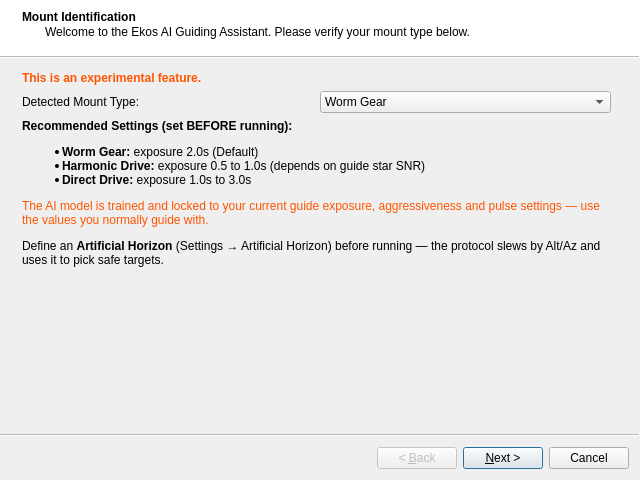
<?xml version="1.0" encoding="UTF-8"?>
<ui version="4.0">
 <class>AIGuideWizard</class>
 <widget class="QWizard" name="AIGuideWizard">
  <property name="geometry">
   <rect>
    <x>0</x>
    <y>0</y>
    <width>640</width>
    <height>480</height>
   </rect>
  </property>
  <property name="windowTitle">
   <string>Ekos Guide AI Assistant (Experimental)</string>
  </property>
  <property name="wizardStyle">
   <enum>QWizard::ModernStyle</enum>
  </property>
  <widget class="QWizardPage" name="wizardPage1">
   <property name="title">
    <string>Mount Identification</string>
   </property>
   <property name="subTitle">
    <string>Welcome to the Ekos AI Guiding Assistant. Please verify your mount type below.</string>
   </property>
   <layout class="QVBoxLayout" name="verticalLayout_1">
    <item>
     <widget class="QLabel" name="experimentalWarningLabel">
      <property name="text">
       <string>&lt;html&gt;&lt;head/&gt;&lt;body&gt;&lt;p&gt;&lt;span style=&quot; color:#ff5500; font-weight:600;&quot;&gt;This is an experimental feature. &lt;/span&gt;&lt;/p&gt;&lt;/body&gt;&lt;/html&gt;</string>
      </property>
      <property name="wordWrap">
       <bool>true</bool>
      </property>
     </widget>
    </item>
    <item>
     <layout class="QHBoxLayout" name="horizontalLayout_1">
      <item>
       <widget class="QLabel" name="label">
        <property name="text">
         <string>Detected Mount Type:</string>
        </property>
       </widget>
      </item>
      <item>
       <widget class="QComboBox" name="mountTypeCombo">
        <item>
         <property name="text">
          <string>Worm Gear</string>
         </property>
        </item>
        <item>
         <property name="text">
          <string>Harmonic Drive</string>
         </property>
        </item>
        <item>
         <property name="text">
          <string>Direct Drive</string>
         </property>
        </item>
       </widget>
      </item>
      <item>
       <spacer name="horizontalSpacer_1">
        <property name="orientation">
         <enum>Qt::Horizontal</enum>
        </property>
       </spacer>
      </item>
     </layout>
    </item>
    <item>
     <widget class="QLabel" name="exposureLabel">
      <property name="text">
       <string>&lt;html&gt;&lt;head/&gt;&lt;body&gt;&lt;p&gt;&lt;span style=&quot; font-weight:600;&quot;&gt;Recommended Settings (set BEFORE running):&lt;/span&gt;&lt;/p&gt;&lt;ul&gt;&lt;li&gt;&lt;span style=&quot; font-weight:600;&quot;&gt;Worm Gear:&lt;/span&gt; exposure 2.0s (Default)&lt;/li&gt;&lt;li&gt;&lt;span style=&quot; font-weight:600;&quot;&gt;Harmonic Drive:&lt;/span&gt; exposure 0.5 to 1.0s (depends on guide star SNR)&lt;/li&gt;&lt;li&gt;&lt;span style=&quot; font-weight:600;&quot;&gt;Direct Drive:&lt;/span&gt; exposure 1.0s to 3.0s&lt;/li&gt;&lt;/ul&gt;&lt;p&gt;&lt;span style=&quot; color:#ff5500;&quot;&gt;The AI model is trained and locked to your current guide exposure, aggressiveness and pulse settings — use the values you normally guide with.&lt;/span&gt;&lt;/p&gt;&lt;p&gt;Define an &lt;span style=&quot; font-weight:600;&quot;&gt;Artificial Horizon&lt;/span&gt; (Settings → Artificial Horizon) before running — the protocol slews by Alt/Az and uses it to pick safe targets.&lt;/p&gt;&lt;/body&gt;&lt;/html&gt;</string>
      </property>
      <property name="wordWrap">
       <bool>true</bool>
      </property>
     </widget>
    </item>
    <item>
     <spacer name="verticalSpacer_1">
      <property name="orientation">
       <enum>Qt::Vertical</enum>
      </property>
     </spacer>
    </item>
   </layout>
  </widget>
  <widget class="QWizardPage" name="wizardPage2">
   <property name="title">
    <string>Protocol Preview</string>
   </property>
   <property name="subTitle">
    <string>The assistant will perform the following steps to characterize the tracking errors.</string>
   </property>
   <layout class="QVBoxLayout" name="verticalLayout_2">
    <item>
     <widget class="QLabel" name="algorithmWarningLabel">
      <property name="text">
       <string>&lt;html&gt;&lt;head/&gt;&lt;body&gt;&lt;p&gt;&lt;span style=&quot; color:#ff5500;&quot;&gt;The Guide AI Assistant requires the Standard guiding algorithm for both axes during data collection. Your current settings will be temporarily changed to Standard for the duration of the wizard and restored when it completes.&lt;/span&gt;&lt;/p&gt;&lt;/body&gt;&lt;/html&gt;</string>
      </property>
      <property name="wordWrap">
       <bool>true</bool>
      </property>
     </widget>
    </item>
    <item>
     <widget class="QStackedWidget" name="protocolStackedWidget">
      <property name="currentIndex">
       <number>0</number>
      </property>
      <widget class="QWidget" name="pageWormGear">
       <layout class="QVBoxLayout" name="verticalLayout_WormGear">
        <property name="leftMargin">
         <number>0</number>
        </property>
        <property name="rightMargin">
         <number>0</number>
        </property>
        <item>
         <widget class="QLabel" name="labelWormGear">
          <property name="text">
           <string>&lt;html&gt;&lt;head/&gt;&lt;body&gt;&lt;p&gt;&lt;span style=&quot; font-weight:600;&quot;&gt;Worm Gear Protocol (~65 mins):&lt;/span&gt;&lt;br/&gt;1. Slew to High Altitude : Standard guiding, free drift, then PID auto-tune (step response).&lt;br/&gt;2. Slew to Lower Altitude : Standard guiding, then free drift.&lt;br/&gt;3. Slew to High Altitude : Standard guiding, then free drift.&lt;/p&gt;&lt;/body&gt;&lt;/html&gt;</string>
          </property>
          <property name="wordWrap">
           <bool>true</bool>
          </property>
         </widget>
        </item>
       </layout>
      </widget>
      <widget class="QWidget" name="pageHarmonic">
       <layout class="QVBoxLayout" name="verticalLayout_Harmonic">
        <property name="leftMargin">
         <number>0</number>
        </property>
        <property name="rightMargin">
         <number>0</number>
        </property>
        <item>
         <widget class="QLabel" name="labelHarmonic">
          <property name="text">
           <string>&lt;html&gt;&lt;head/&gt;&lt;body&gt;&lt;p&gt;&lt;span style=&quot; font-weight:600;&quot;&gt;Harmonic Drive Protocol (~60 mins):&lt;/span&gt;&lt;br/&gt;1. Slew to High Altitude: Standard guiding, free drift, then PID auto-tune (step response).&lt;br/&gt;2. Slew to Lower Altitude: Free drift, then standard guiding.&lt;/p&gt;&lt;/body&gt;&lt;/html&gt;</string>
          </property>
          <property name="wordWrap">
           <bool>true</bool>
          </property>
         </widget>
        </item>
       </layout>
      </widget>
      <widget class="QWidget" name="pageDirectDrive">
       <layout class="QVBoxLayout" name="verticalLayout_DirectDrive">
        <property name="leftMargin">
         <number>0</number>
        </property>
        <property name="rightMargin">
         <number>0</number>
        </property>
        <item>
         <widget class="QLabel" name="labelDirectDrive">
          <property name="text">
           <string>&lt;html&gt;&lt;head/&gt;&lt;body&gt;&lt;p&gt;&lt;span style=&quot; font-weight:600;&quot;&gt;Direct Drive Protocol (~30 mins):&lt;/span&gt;&lt;br/&gt;1. Slew to High Altitude: Standard guiding, free drift, then PID auto-tune (step response).&lt;br/&gt;2. Slew to Mid Altitude: Standard guiding, then free drift.&lt;br/&gt;3. Slew to Low Altitude: Standard guiding, then free drift.&lt;/p&gt;&lt;/body&gt;&lt;/html&gt;</string>
          </property>
          <property name="wordWrap">
           <bool>true</bool>
          </property>
         </widget>
        </item>
       </layout>
      </widget>
     </widget>
    </item>

    <item>
     <widget class="Line" name="line">
      <property name="orientation">
       <enum>Qt::Horizontal</enum>
      </property>
     </widget>
    </item>

    <item>
     <spacer name="verticalSpacer_2">
      <property name="orientation">
       <enum>Qt::Vertical</enum>
      </property>
     </spacer>
    </item>
   </layout>
  </widget>
  <widget class="QWizardPage" name="wizardPage3">
   <property name="title">
    <string>System Identification Progress</string>
   </property>
   <property name="subTitle">
    <string>Collecting mount telemetry. Please do not interrupt the process unless necessary.</string>
   </property>
   <layout class="QVBoxLayout" name="verticalLayout_3">
    <item>
     <widget class="QLabel" name="statusLabel">
      <property name="text">
       <string>Ready to begin...</string>
      </property>
     </widget>
    </item>
    <item>
     <layout class="QHBoxLayout" name="horizontalLayout_progress">
      <item>
       <widget class="QProgressBar" name="progressBar">
        <property name="value">
         <number>0</number>
        </property>
       </widget>
      </item>
      <item>
       <widget class="QPushButton" name="stopButton">
        <property name="text">
         <string>Stop</string>
        </property>
        <property name="icon">
         <iconset theme="process-stop"/>
        </property>
       </widget>
      </item>
     </layout>
    </item>
    <item>
     <widget class="QTextEdit" name="logTextEdit">
      <property name="readOnly">
       <bool>true</bool>
      </property>
      <property name="html">
       <string>&lt;!DOCTYPE HTML PUBLIC &quot;-//W3C//DTD HTML 4.0//EN&quot; &quot;http://www.w3.org/TR/REC-html40/strict.dtd&quot;&gt;
&lt;html&gt;&lt;head&gt;&lt;meta name=&quot;qrichtext&quot; content=&quot;1&quot; /&gt;&lt;style type=&quot;text/css&quot;&gt;
p, li { white-space: pre-wrap; }
&lt;/style&gt;&lt;/head&gt;&lt;body style=&quot; font-family:'Ubuntu'; font-size:11pt; font-weight:400; font-style:normal;&quot;&gt;
&lt;p style=&quot; margin-top:0px; margin-bottom:0px; margin-left:0px; margin-right:0px; -qt-block-indent:0; text-indent:0px;&quot;&gt;Waiting to start...&lt;/p&gt;&lt;/body&gt;&lt;/html&gt;</string>
      </property>
     </widget>
    </item>
   </layout>
  </widget>
  <widget class="QWizardPage" name="wizardPage4">
   <property name="title">
    <string>Data Collection Complete</string>
   </property>
   <property name="subTitle">
    <string>System identification data has been saved. Please choose a training method.</string>
   </property>
   <layout class="QVBoxLayout" name="verticalLayout_4">
    <item>
     <spacer name="verticalSpacer_top">
      <property name="orientation">
       <enum>Qt::Vertical</enum>
      </property>
     </spacer>
    </item>
    <item>
     <widget class="QPushButton" name="exportOfflineButton">
      <property name="text">
       <string>Export for offline training</string>
      </property>
      <property name="toolTip">
       <string>Saves the system identification data to a JSON file so you can train the AI model on your local computer using the provided Python scripts.</string>
      </property>
      <property name="icon">
       <iconset theme="document-export"/>
      </property>
      <property name="minimumSize">
       <size>
        <width>0</width>
        <height>40</height>
       </size>
      </property>
     </widget>
    </item>
    <item>
     <widget class="QPushButton" name="trainEkosLiveButton">
      <property name="text">
       <string>Train in EkosLive</string>
      </property>
      <property name="toolTip">
       <string>Uploads anonymized data to EkosLive Cloud to instantly train your model using community baselines. (Target coordinates are stripped).</string>
      </property>
      <property name="icon">
       <iconset theme="network-cloud"/>
      </property>
      <property name="minimumSize">
       <size>
        <width>0</width>
        <height>40</height>
       </size>
      </property>
     </widget>
    </item>
    <item>
     <widget class="QPushButton" name="offlineDocsButton">
      <property name="text">
       <string>Offline Training Guide</string>
      </property>
      <property name="toolTip">
       <string>Open the KStars documentation on training the model offline.</string>
      </property>
      <property name="icon">
       <iconset theme="help-contents"/>
      </property>
      <property name="minimumSize">
       <size>
        <width>0</width>
        <height>40</height>
       </size>
      </property>
     </widget>
    </item>
    <item>
     <spacer name="verticalSpacer_bottom">
      <property name="orientation">
       <enum>Qt::Vertical</enum>
      </property>
     </spacer>
    </item>
   </layout>
  </widget>
 </widget>
 <resources/>
 <connections>
  <connection>
   <sender>mountTypeCombo</sender>
   <signal>currentIndexChanged(int)</signal>
   <receiver>protocolStackedWidget</receiver>
   <slot>setCurrentIndex(int)</slot>
   <hints>
    <hint type="sourcelabel">
     <x>0</x>
     <y>0</y>
    </hint>
    <hint type="destinationlabel">
     <x>0</x>
     <y>0</y>
    </hint>
   </hints>
  </connection>
 </connections>
</ui>
